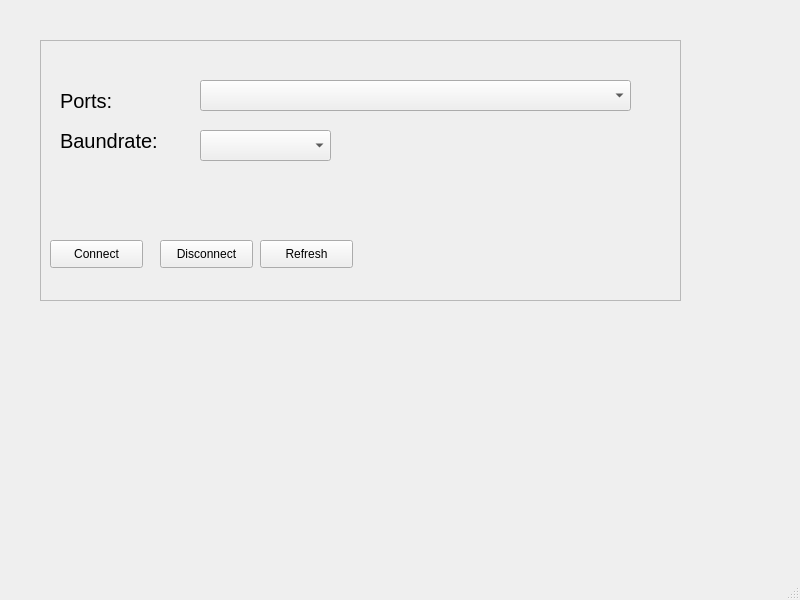
<?xml version="1.0" encoding="UTF-8"?>
<ui version="4.0">
 <class>SerialPortWindow</class>
 <widget class="QMainWindow" name="SerialPortWindow">
  <property name="geometry">
   <rect>
    <x>0</x>
    <y>0</y>
    <width>800</width>
    <height>600</height>
   </rect>
  </property>
  <property name="windowTitle">
   <string>MainWindow</string>
  </property>
  <widget class="QWidget" name="centralwidget">
   <widget class="QFrame" name="frame">
    <property name="geometry">
     <rect>
      <x>40</x>
      <y>40</y>
      <width>641</width>
      <height>261</height>
     </rect>
    </property>
    <property name="frameShape">
     <enum>QFrame::StyledPanel</enum>
    </property>
    <property name="frameShadow">
     <enum>QFrame::Raised</enum>
    </property>
    <widget class="QLabel" name="label_2">
     <property name="geometry">
      <rect>
       <x>20</x>
       <y>80</y>
       <width>121</width>
       <height>41</height>
      </rect>
     </property>
     <property name="font">
      <font>
       <pointsize>15</pointsize>
      </font>
     </property>
     <property name="text">
      <string>Baundrate:</string>
     </property>
    </widget>
    <widget class="QComboBox" name="com_list_combobox">
     <property name="geometry">
      <rect>
       <x>160</x>
       <y>40</y>
       <width>431</width>
       <height>31</height>
      </rect>
     </property>
     <property name="font">
      <font>
       <pointsize>10</pointsize>
      </font>
     </property>
    </widget>
    <widget class="QComboBox" name="baundrate_combobox">
     <property name="geometry">
      <rect>
       <x>160</x>
       <y>90</y>
       <width>131</width>
       <height>31</height>
      </rect>
     </property>
     <property name="font">
      <font>
       <pointsize>15</pointsize>
      </font>
     </property>
    </widget>
    <widget class="QLabel" name="label">
     <property name="geometry">
      <rect>
       <x>20</x>
       <y>40</y>
       <width>71</width>
       <height>41</height>
      </rect>
     </property>
     <property name="font">
      <font>
       <pointsize>15</pointsize>
      </font>
     </property>
     <property name="text">
      <string>Ports:</string>
     </property>
    </widget>
    <widget class="QPushButton" name="connect_bttn">
     <property name="geometry">
      <rect>
       <x>10</x>
       <y>200</y>
       <width>93</width>
       <height>28</height>
      </rect>
     </property>
     <property name="text">
      <string>Connect</string>
     </property>
    </widget>
    <widget class="QPushButton" name="disconnect_bttn">
     <property name="geometry">
      <rect>
       <x>120</x>
       <y>200</y>
       <width>93</width>
       <height>28</height>
      </rect>
     </property>
     <property name="text">
      <string>Disconnect</string>
     </property>
    </widget>
    <widget class="QPushButton" name="refresh_bttn">
     <property name="geometry">
      <rect>
       <x>220</x>
       <y>200</y>
       <width>93</width>
       <height>28</height>
      </rect>
     </property>
     <property name="text">
      <string>Refresh</string>
     </property>
    </widget>
   </widget>
  </widget>
  <widget class="QStatusBar" name="statusbar"/>
 </widget>
 <resources/>
 <connections/>
</ui>
